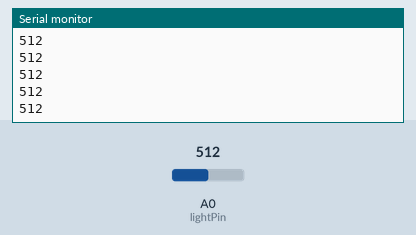
This sketch was run on a simulated Arduino Uno, built with avr-gcc and run on an emulated ATmega328P. On the bench: the last lines printed to the serial monitor. Inputs (shaded band) come from the test bench; at power-on: A0 (lightPin) = 512.

Above: at 1.2 s.
1.3 s: A0 (lightPin) set to 716
At 1.31 s:
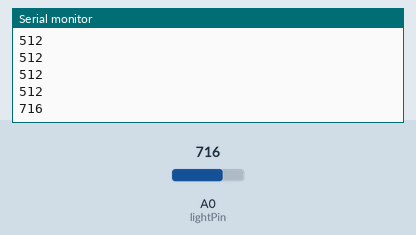
2.8 s: A0 (lightPin) set to 900
At 2.81 s:
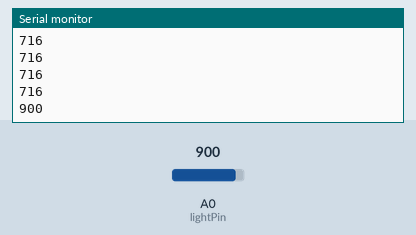
Timing chart, 0 to 5.8 s (numbered marks = the images above; inputs shaded):
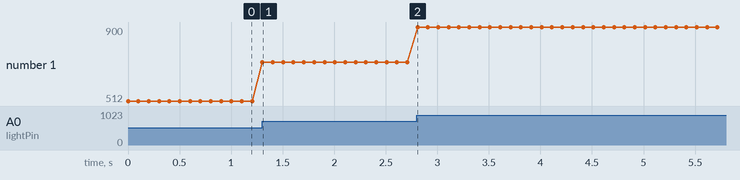

The sketch:

photoresistor.ino
```cpp
/* Simple test of the functionality of the photo resistor

Connect the photoresistor one leg to pin 0, and pin to +5V
Connect a resistor (around 10k is a good value, higher
values gives higher readings) from pin 0 to GND. (see appendix of arduino notebook page 37 for schematics).

----------------------------------------------------
          Laser
 +3.3  o---->---o GND

           PhotoR     10K
 +5    o---/\/\/--.--/\/\/---o GND
                  |
 Pin 0 o-----------

----------------------------------------------------
*/

// Analog pin.
int lightPin = 0;

void setup() {
    Serial.begin(9600);
}

void loop() {
   // Write the value of the photoresistor to the serial monitor.
   Serial.println(analogRead(lightPin));
   delay(100); // Short delay for faster response to light.
}
```

Measured:
- after the input at 1.3 s, the serial monitor: prints a new line at once (image 1)
- after the input at 2.8 s, the serial monitor: prints a new line at once (image 2)
- plotted number 1: 512 → 716 after the input at 1.3 s, 716 → 900 after the input at 2.8 s
